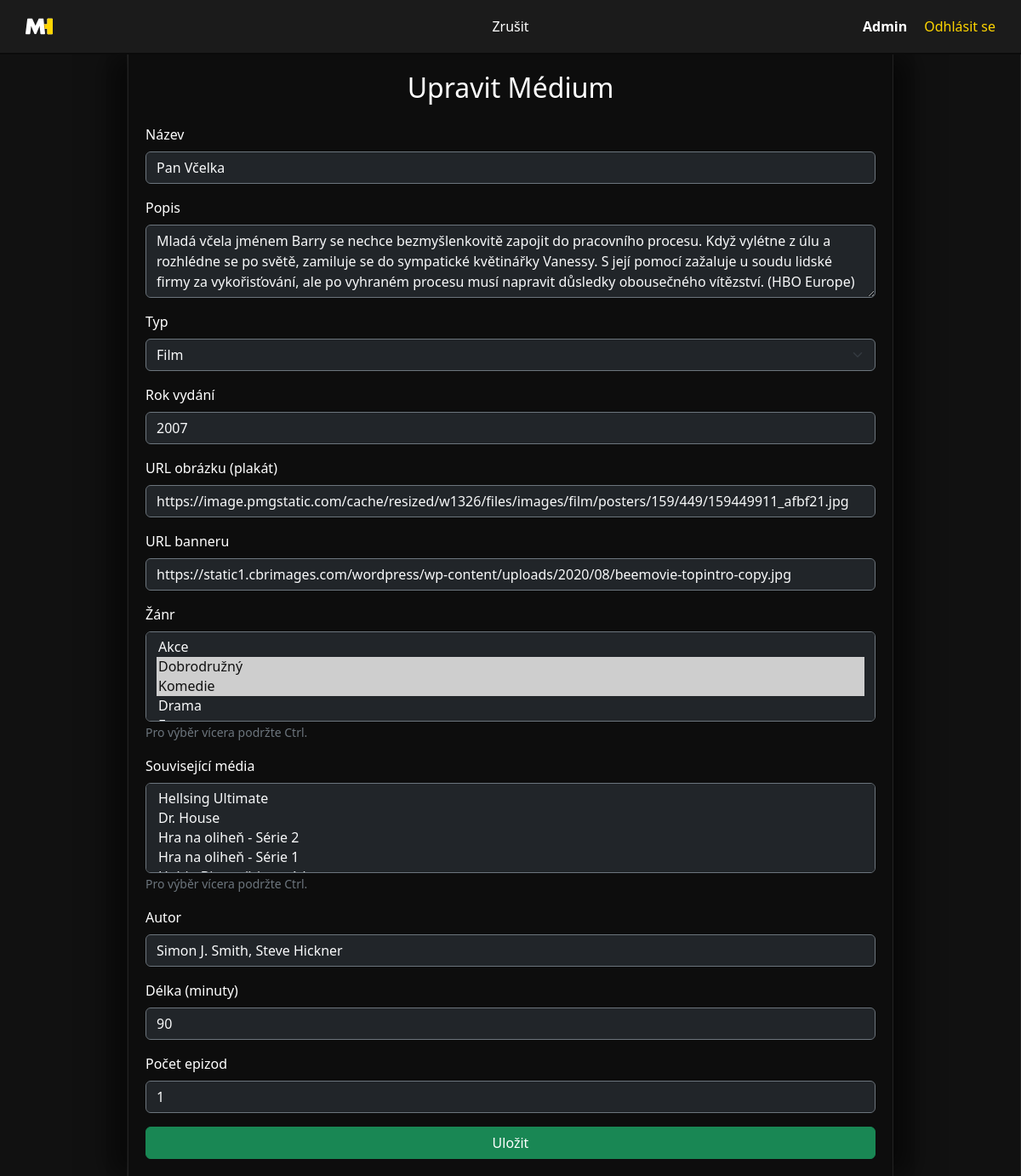
Page /my-rating/views/media/Edit.php?id=21 (signed in) on the committed database.
### tables this page shows
CREATE TABLE `media` (
  `id` int(11) NOT NULL,
  `title` varchar(255) NOT NULL,
  `description` text DEFAULT NULL,
  `image_url` varchar(255) DEFAULT NULL,
  `banner_url` varchar(255) DEFAULT NULL,
  `type` enum('film','series','anime') NOT NULL,
  `year` int(11) DEFAULT NULL,
  `created_by` int(11) DEFAULT NULL,
  `created_at` datetime DEFAULT current_timestamp(),
  `genre` varchar(100) DEFAULT NULL,
  `duration` int(11) DEFAULT NULL,
  `episode_count` int(11) DEFAULT NULL,
  `author` varchar(255) DEFAULT NULL,
  `related` text DEFAULT NULL
);

### my-rating/models/Media.php (called while the page is built, shortened)
<?php
class Media {
    private $db;
    public function __construct($db) {
        $this->db = $db;
    }
    public function getAll() {
        $sql = "SELECT * FROM media ORDER BY created_at DESC";
        $stmt = $this->db->prepare($sql);
        $stmt->execute();
        return $stmt->fetchAll(PDO::FETCH_ASSOC);
    }
    public function getById($id) {
        $sql = "SELECT * FROM media WHERE id = :id";
        $stmt = $this->db->prepare($sql);
        $stmt->execute([':id' => $id]);
        return $stmt->fetch(PDO::FETCH_ASSOC);
    }
}

### my-rating/views/media/Edit.php (the view, shortened to what this page needs)
<?php
require_once '../../models/Media.php';
$mediaId = isset($_GET['id']) ? intval($_GET['id']) : (isset($_POST['id']) ? intval($_POST['id']) : null);
$db = (new Database())->getConnection();
$mediaModel = new Media($db);
$media = $mediaModel->getById($mediaId);
$allMedia = $mediaModel->getAll();
?>
<!DOCTYPE html>
<html lang="cs">
<head>
    <link href="https://cdn.jsdelivr.net/npm/bootstrap@5.3.3/dist/css/bootstrap.min.css" rel="stylesheet">
    <link rel="stylesheet" href="/WA-2025-KV-semestral_project/my-rating/public/css/layout.css">
</head>
<body>
<?php
$media = $media ?? null;
include __DIR__ . '/../../public/navbar.php';
?>
    <div class="main-wrapper">
        <div class="sidebar"></div>
        <div class="content">
            <h2 class="mb-4 text-center">Upravit Médium</h2>
            <form action="/WA-2025-KV-semestral_project/my-rating/controllers/MediaController.php?action=edit&id=<?= htmlspecialchars($mediaId) ?>" method="post">
                <div class="mb-3">
                    <label for="title" class="form-label">Název</label>
                    <input type="text" id="title" name="title"
                        class="form-control bg-dark text-light border-secondary" required
                        value="<?= htmlspecialchars($media['title'] ?? '') ?>">
                </div>
                <div class="mb-3">
                    <label for="description" class="form-label">Popis</label>
                    <textarea id="description" name="description"
                        class="form-control bg-dark text-light border-secondary" rows="3"><?= htmlspecialchars($media['description'] ?? '') ?></textarea>
                </div>
                <div class="mb-3">
                    <label for="type" class="form-label">Typ</label>
                    <select id="type" name="type"
                        class="form-select bg-dark text-light border-secondary" required>
                        <option value="film" <?= ($media['type'] ?? '') === 'film' ? 'selected' : '' ?>>Film</option>
                    </select>
                </div>
                <div class="mb-3">
                    <label for="year" class="form-label">Rok vydání</label>
                    <input type="number" id="year" name="year"
                        class="form-control bg-dark text-light border-secondary" min="1900" max="2100"
                        value="<?= htmlspecialchars($media['year'] ?? '') ?>">
                </div>
                <div class="mb-3">
                    <label for="image_url" class="form-label">URL obrázku (plakát)</label>
                    <input type="url" id="image_url" name="image_url"
                        class="form-control bg-dark text-light border-secondary"
                        value="<?= htmlspecialchars($media['image_url'] ?? '') ?>">
                </div>
                <div class="mb-3">
                    <label for="banner_url" class="form-label">URL banneru</label>
                    <input type="url" id="banner_url" name="banner_url"
                        class="form-control bg-dark text-light border-secondary"
                        value="<?= htmlspecialchars($media['banner_url'] ?? '') ?>">
                </div>
                <div class="mb-3">
                    <label for="genre" class="form-label">Žánr</label>
                    <?php
                    $selectedGenres = isset($media['genre']) ? array_map('trim', explode(',', $media['genre'])) : [];
                    ?>
                    <select id="genre" name="genre[]"
                        class="form-select bg-dark text-light border-secondary" multiple required>
                        <option value="Action" <?= in_array('Action', $selectedGenres) ? 'selected' : '' ?>>Akce</option>
                        <option value="Adventure" <?= in_array('Adventure', $selectedGenres) ? 'selected' : '' ?>>Dobrodružný</option>
                        <option value="Comedy" <?= in_array('Comedy', $selectedGenres) ? 'selected' : '' ?>>Komedie</option>
                        <option value="Drama" <?= in_array('Drama', $selectedGenres) ? 'selected' : '' ?>>Drama</option>
                        <option value="Fantasy" <?= in_array('Fantasy', $selectedGenres) ? 'selected' : '' ?>>Fantasy</option>
                    </select>
                    <small class="text-secondary">Pro výběr vícera podržte Ctrl.</small>
                </div>
                <div class="mb-3">
                    <label for="related" class="form-label">Související média</label>
                    <select id="related" name="related[]"
                        class="form-select bg-dark text-light border-secondary" multiple>
                        <?php if (!empty($allMedia)): foreach ($allMedia as $item): ?>
                        <option value="<?= $item['id'] ?>"
                            <?= isset($media['related']) && in_array($item['id'], array_map('intval', json_decode($media['related'], true) ?? [])) ? 'selected' : '' ?>>
                        </option>
                        <?php endforeach;
                        endif; ?>
                    </select>
                    <small class="text-secondary">Pro výběr vícera podržte Ctrl.</small>
                </div>
                <div class="mb-3">
                    <label for="author" class="form-label">Autor</label>
                    <input type="text" id="author" name="author"
                        class="form-control bg-dark text-light border-secondary"
                        value="<?= htmlspecialchars($media['author'] ?? '') ?>">
                </div>
                <div class="mb-3">
                    <label for="duration" class="form-label">Délka (minuty)</label>
                    <input type="number" id="duration" name="duration"
                        class="form-control bg-dark text-light border-secondary" min="1"
                        value="<?= htmlspecialchars($media['duration'] ?? '') ?>">
                </div>
                <div class="mb-3">
                    <label for="episode_count" class="form-label">Počet epizod</label>
                    <input type="number" id="episode_count" name="episode_count"
                        class="form-control bg-dark text-light border-secondary" min="1"
                        value="<?= htmlspecialchars($media['episode_count'] ?? '') ?>">
                </div>
                <button type="submit" class="btn btn-success w-100">Uložit</button>
            </form>
        </div>
        <div class="sidebar"></div>
    </div>
</body>
</html>

### my-rating/public/css/layout.css (style rules this page uses)
body { margin: 0; background-color: #111; color: #fff; font-family: "Segoe UI", sans-serif; }
.main-wrapper { display: flex; min-height: 100vh; }
.sidebar { width: 150px; background-color: #111; border-right: 1px solid #222; min-height: 100vh; }
.content { flex: 1; padding: 20px; background-color: #0d0d0d; box-shadow: -20px 0 30px rgba(0, 0, 0, 0.5), 20px 0 30px rgba(0, 0, 0, 0.5); position: relative; z-index: 0; border-left: 1px solid #222; border-right: 1px solid #222; }

### rows in the picture
media: title "Pan Včelka", description "Mladá včela jménem Barry se nechce bezmyšlenkovitě zapojit do pracovního procesu. Když vylétne z úlu a rozhlédne se po světě, zamiluje se do sympatické květinářky Vanessy. S její pomocí zažaluje u soudu lidské firmy za vykořisťování, ale po vyhraném procesu musí napravit důsledky obousečného vítězství. (HBO Europe)", type "Film", year "2007", image_url "https://image.pmgstatic.com/cache/resized/w1326/files/images/film/posters/159/449/159449911_afbf21.jpg", banner_url "https://static1.cbrimages.com/wordpress/wp-content/uploads/2020/08/beemovie-topintro-copy.jpg", genre "Akce / Dobrodružný ☑ / Komedie ☑ / Drama", author "Simon J. Smith, Steve Hickner", duration "90", episode_count "1"

### other values in the picture
$username "Admin"
